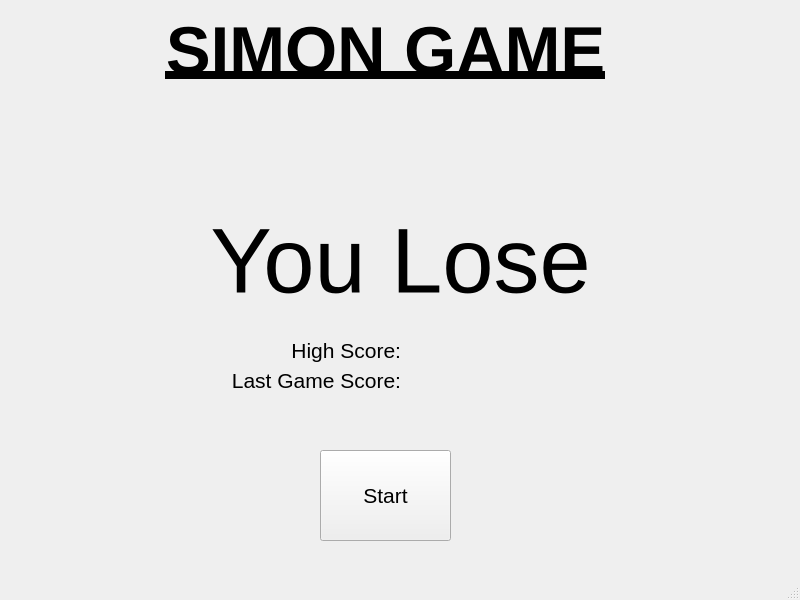
<?xml version="1.0" encoding="UTF-8"?>
<ui version="4.0">
 <class>MainWindow</class>
 <widget class="QMainWindow" name="MainWindow">
  <property name="geometry">
   <rect>
    <x>0</x>
    <y>0</y>
    <width>800</width>
    <height>600</height>
   </rect>
  </property>
  <property name="windowTitle">
   <string>MainWindow</string>
  </property>
  <widget class="QWidget" name="centralwidget">
   <widget class="QPushButton" name="redButton">
    <property name="enabled">
     <bool>false</bool>
    </property>
    <property name="geometry">
     <rect>
      <x>190</x>
      <y>210</y>
      <width>181</width>
      <height>161</height>
     </rect>
    </property>
    <property name="text">
     <string/>
    </property>
   </widget>
   <widget class="QPushButton" name="blueButton">
    <property name="enabled">
     <bool>false</bool>
    </property>
    <property name="geometry">
     <rect>
      <x>400</x>
      <y>210</y>
      <width>181</width>
      <height>161</height>
     </rect>
    </property>
    <property name="text">
     <string/>
    </property>
   </widget>
   <widget class="QPushButton" name="startButton">
    <property name="geometry">
     <rect>
      <x>320</x>
      <y>450</y>
      <width>131</width>
      <height>91</height>
     </rect>
    </property>
    <property name="font">
     <font>
      <pointsize>16</pointsize>
     </font>
    </property>
    <property name="text">
     <string>Start</string>
    </property>
   </widget>
   <widget class="QProgressBar" name="progressBar">
    <property name="geometry">
     <rect>
      <x>260</x>
      <y>130</y>
      <width>271</width>
      <height>23</height>
     </rect>
    </property>
    <property name="value">
     <number>0</number>
    </property>
   </widget>
   <widget class="QLabel" name="title">
    <property name="geometry">
     <rect>
      <x>150</x>
      <y>10</y>
      <width>471</width>
      <height>81</height>
     </rect>
    </property>
    <property name="font">
     <font>
      <pointsize>50</pointsize>
      <weight>75</weight>
      <bold>true</bold>
      <underline>true</underline>
     </font>
    </property>
    <property name="text">
     <string>SIMON GAME</string>
    </property>
    <property name="alignment">
     <set>Qt::AlignCenter</set>
    </property>
   </widget>
   <widget class="QLabel" name="loseLabel">
    <property name="enabled">
     <bool>true</bool>
    </property>
    <property name="geometry">
     <rect>
      <x>80</x>
      <y>110</y>
      <width>641</width>
      <height>301</height>
     </rect>
    </property>
    <property name="font">
     <font>
      <pointsize>69</pointsize>
     </font>
    </property>
    <property name="autoFillBackground">
     <bool>true</bool>
    </property>
    <property name="text">
     <string>You Lose</string>
    </property>
    <property name="alignment">
     <set>Qt::AlignCenter</set>
    </property>
   </widget>
   <widget class="QLabel" name="highScoreLabel">
    <property name="geometry">
     <rect>
      <x>230</x>
      <y>330</y>
      <width>171</width>
      <height>41</height>
     </rect>
    </property>
    <property name="font">
     <font>
      <pointsize>16</pointsize>
     </font>
    </property>
    <property name="text">
     <string>High Score:</string>
    </property>
    <property name="alignment">
     <set>Qt::AlignRight|Qt::AlignTrailing|Qt::AlignVCenter</set>
    </property>
   </widget>
   <widget class="QLabel" name="scoreLabel">
    <property name="geometry">
     <rect>
      <x>410</x>
      <y>333</y>
      <width>81</width>
      <height>41</height>
     </rect>
    </property>
    <property name="font">
     <font>
      <pointsize>16</pointsize>
     </font>
    </property>
    <property name="text">
     <string/>
    </property>
    <property name="alignment">
     <set>Qt::AlignRight|Qt::AlignTrailing|Qt::AlignVCenter</set>
    </property>
   </widget>
   <widget class="QLabel" name="lastGameScoreLabel">
    <property name="geometry">
     <rect>
      <x>230</x>
      <y>360</y>
      <width>171</width>
      <height>41</height>
     </rect>
    </property>
    <property name="font">
     <font>
      <pointsize>16</pointsize>
     </font>
    </property>
    <property name="text">
     <string>Last Game Score:</string>
    </property>
    <property name="alignment">
     <set>Qt::AlignRight|Qt::AlignTrailing|Qt::AlignVCenter</set>
    </property>
   </widget>
   <widget class="QLabel" name="lastScoreLabel">
    <property name="geometry">
     <rect>
      <x>410</x>
      <y>370</y>
      <width>81</width>
      <height>41</height>
     </rect>
    </property>
    <property name="font">
     <font>
      <pointsize>16</pointsize>
     </font>
    </property>
    <property name="text">
     <string/>
    </property>
    <property name="alignment">
     <set>Qt::AlignRight|Qt::AlignTrailing|Qt::AlignVCenter</set>
    </property>
   </widget>
  </widget>
  <widget class="QMenuBar" name="menubar">
   <property name="geometry">
    <rect>
     <x>0</x>
     <y>0</y>
     <width>800</width>
     <height>21</height>
    </rect>
   </property>
  </widget>
  <widget class="QStatusBar" name="statusbar"/>
 </widget>
 <resources/>
 <connections/>
</ui>
